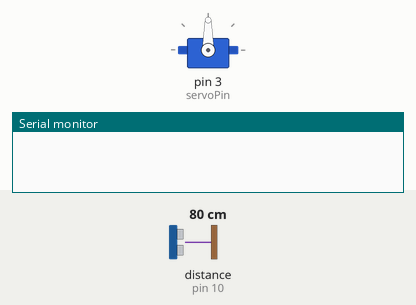
Recording of a sketch running on a simulated Arduino Uno, built with avr-gcc and run on an emulated ATmega328P. Shown: servo, the last lines printed to the serial monitor. Wiring (inferred from the names in the program): ultrasonic range finder: trigger pin 9; echo pin 10. The test bench sets the inputs (shaded band); at power-on: distance to the obstacle (sensor on pin 10) 80 cm. The echo pulse lasts 58.3 µs per cm.

Above: at 1.2 s.
1.3 s: distance to the obstacle (sensor on pin 10) set to 2 cm
2.8 s: distance to the obstacle (sensor on pin 10) set to 18 cm
At 3.8 s:
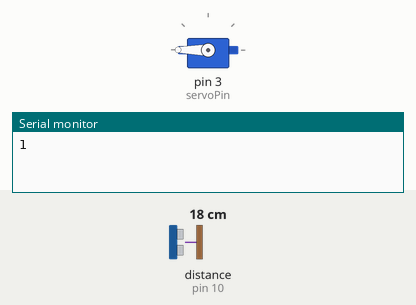
5.5 s: distance to the obstacle (sensor on pin 10) set to 29 cm
7.0 s: distance to the obstacle (sensor on pin 10) set to 36 cm
At 8.4 s:
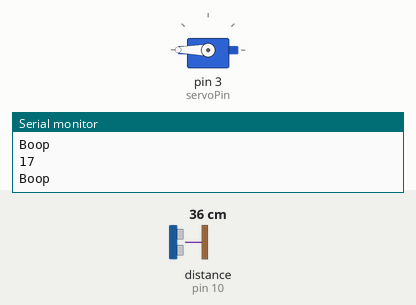
8.7 s: distance to the obstacle (sensor on pin 10) set to 22 cm
10.2 s: distance to the obstacle (sensor on pin 10) set to 18 cm
At 10.6 s:
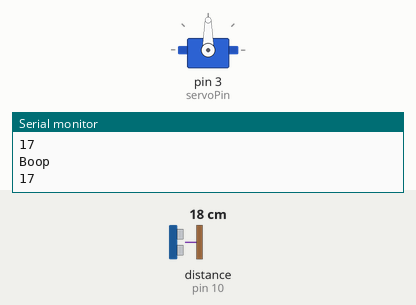
Timing chart, 0 to 12.7 s (numbered marks = the images above; inputs shaded):
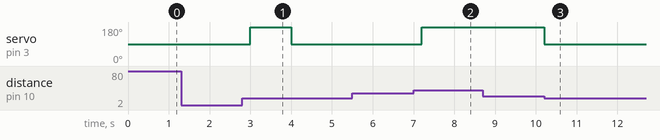

Measured:
- the behaviour switches between 21 and 20 cm on distance to the obstacle (sensor on pin 10) (found by bisection; images 2 and 3)
- after the input at 2.8 s, servo on pin 3 (servoPin): 90° → 180° after 0.20 s, → 90° 1.0 s later
- after the input at 5.5 s, every drawn part: stays the same
- after the input at 7.0 s, servo on pin 3 (servoPin): 90° → 180° after 0.20 s
- after the input at 8.7 s, every drawn part: stays the same
- after the input at 10.2 s, servo on pin 3 (servoPin): 180° → 90° at once

The sketch:

LowPowerMotorSensor.ino
```cpp
#include <Servo.h>

int servoPin = 3;
int buttonPin = 13;

// defines pins numbers
const int trigPin = 9;
const int echoPin = 10;

const int THRESH = 20;

// defines variables
long duration;
int distance;

Servo servo;
void setup() {
   servo.attach(servoPin);
//   servo.write(90);
   pinMode(trigPin, OUTPUT); // Sets the trigPin as an Output
  pinMode(echoPin, INPUT); // Sets the echoPin as an Input
  Serial.begin(9600); // Starts the serial communication
}
bool b = false;
int i =0;
void loop() {
int dist = readDistance();
if(dist < THRESH) {

  servo.write(b ? 180 : 90);
  Serial.print(readDistance());
  b = !b;

  while(abs(readDistance()-dist) <= 15) {}
  int t2 = millis();
  while(millis() - t2 < 200) {}
  servo.write(b ? 180 : 90);
   b = !b;
  int t = millis();
    while(millis() - t < 1000) {}

  Serial.print("\nBoop\n");
}

}

int readDistance() {
digitalWrite(trigPin, LOW);
delayMicroseconds(2);
// Sets the trigPin on HIGH state for 10 micro seconds
digitalWrite(trigPin, HIGH);
delayMicroseconds(10);
digitalWrite(trigPin, LOW);
// Reads the echoPin, returns the sound wave travel time in microseconds
duration = pulseIn(echoPin, HIGH);
// Calculating the distance
distance= duration*0.034/2;
return distance;

}


bool btnUp() {
  return digitalRead(buttonPin) == LOW;
}

void waitForDown() {
   while(btnUp()) {}
}

void waitForUp() {
   while(!btnUp()) {}
}
```
